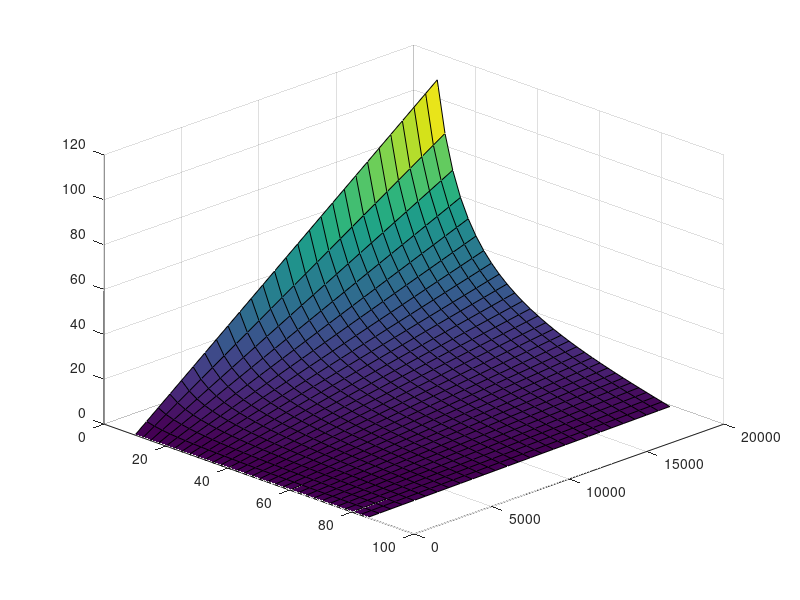

MATLAB code to generate this figure: (Note: this script raises an error after producing the figure.)
%% 
% Environment initialisation

addpath("matlab2tikz/src/");
%% 
% Physical constants

G = 6.673e-11; % universal gravitational constant, m3 * kg-1 * s-2
M_E = 5.9722e24 ; % mass of the Earth, kg
R = 6371008.8; % radius of the Earth, m
Gravitational_parameter_E = 3.986004418e14;
Omega_E = 2*pi / 86400; % earth's rotation in rad / s

Omega_E_vector = [0;0;Omega_E]; % angular velocity vector for Earth's rotation in the ECI coordinate system
%% 
% Effect of observation altitude to the range of a eavesdropping sensor in relation 
% to different elevation angles of the terminal.

d = @(h,ele)(h ./ (tand(ele)) / 1000); % maximum range in kilometers
%% 
% Let's plot d for elevation range of 10 deg to 90 deg and observation altitude 
% in range of 100 meters to 20 km.

ele = 10:2.5:85; % elevation angle in degrees
h = 0:750:20000; % aircraft altitude in meters

[H, E] = meshgrid(h, ele);

s = surf(E, H, d(H, E));
view(45,30);
ax = ancestor(s, 'axes');
ax.YAxis.Exponent = 0;
ax.ZAxis.Exponent = 0;
%ax.YLim = [0,20000];
%ax.XLim = [5,95];

xlabel('e (deg)');
ylabel('h (m)');
zlabel('d (km)');
matlab2tikz('doc/tikz_figures/fig-interception-range.tikz');
contourf(H,E,d(H,E));
%% 
% Orbital radius in relation to velocity of the sub-satellite point (in km/s), 
% ECI coordinate frame.

v_air = @(h,r_orbit)( (h+R) .* sqrt( (G*M_E) ./ (r_orbit + R).^3 ) );
%% 
% Plot the velocity for orbital radius in range of 500 km to 37000 km.

r_orbit = 500e3:500e3:37e6;

[H_air, R_orbit] = meshgrid(h, r_orbit);

p_v_air = plot(r_orbit, v_air(10000,r_orbit));
xlabel('h (m)');
ylabel('v (m/s)');

matlab2tikz('doc/tikz_figures/fig-subsat-velocity-equatiorial.tikz');
%% 
% In the case of GEO, Earth's rotation cancels the velocity of the sub-satellite 
% point. Next, we will evaluate the effect of orbital period and inclination to 
% the velocity of the sub-satellite point. We setup the orbits in the ECI coordinate 
% system and account for the Earth's rotation by converting to ECF.

inclination = 0:0.04:pi/2; % inclination in rad
orbital_period = 5400:2000:86400; % in seconds

roty = @(t)[cos(t) 0 sin(t); 0 1 0; -sin(t) 0 cos(t)] ;

omega_ECF_magnitude = @(i, T)( norm(roty(i) * ( (2*pi / T) .* [0;0;1] ) - Omega_E_vector));

[I_orbit, T_orbit] = meshgrid(inclination, orbital_period);

I_orbit_deg = I_orbit * (180 / pi);

omega_arr = arrayfun(omega_ECF_magnitude, I_orbit, T_orbit);

v_air_arr = R .* omega_arr;

orbital_altitude = (((Gravitational_parameter_E * ( T_orbit/(2*pi)).^2).^(1/3)) - R);

s_omega_ECF_norm = surf(I_orbit_deg, orbital_altitude, v_air_arr);

xlabel('i (deg)'); % inclination
ylabel('h (m)'); % orbital altitude
zlabel('v (m/s)'); % sub-satellite velocity 
view(-135,10);

matlab2tikz('doc/tikz_figures/fig-subsat-velocity-inclined.tikz');
%% 
% Listening window at a set beamwidth.

orbital_period = 5400:1000:42400; % in seconds 

beamwidth = deg2rad(3.5); % beamwidth in rad

roty = @(t)[cos(t) 0 sin(t); 0 1 0; -sin(t) 0 cos(t)] ;

[I_orbit, T_orbit] = meshgrid(inclination, orbital_period);

I_orbit_deg = I_orbit * (180 / pi);

omega_arr = arrayfun(omega_ECF_magnitude, I_orbit, T_orbit);

t_pass = beamwidth ./ omega_arr; % listening window, fixed aircraft

orbital_altitude = (((Gravitational_parameter_E * ( T_orbit/(2*pi)).^2).^(1/3)) - R);

s_omega_ECF_norm = surf(I_orbit_deg, orbital_altitude, t_pass);

xlabel('i (deg)'); % inclination
ylabel('h (m)'); % orbital altitude
zlabel('t (s)'); % maximum listening window / satellite pass
view([-318 10]);

matlab2tikz('doc/tikz_figures/fig-listening-window.tikz');
%% 
% OneWeb visualisation

%startTime=datetime("28-Feb-2023 20:30:00");
%endTime=datetime("28-Feb-2023 21:32:25");

startTime=datetime("11-Dec-2023 11:00:00"); % oneweb 2023-12-11
endTime=datetime("11-Dec-2023 11:30:00"); % oneweb 2023-12-11

%startTime=datetime("11-Dec-2023 11:00:00"); % starlink 2023-12-11
%endTime=datetime("11-Dec-2023 11:30:00"); % starlink 2023-12-11
sampleTime=60;

sc = satelliteScenario(startTime, endTime, sampleTime);

% 1200 km Earth orbit, 86.4 deg inclination, 588 sats in 12 planes. Phasing?
%ow = walkerStar(sc, 1200e3+6378.14e3, 86.4, 588, 12, 1, Name="OneWeb");

%utKajaani = groundStation(sc, 64.2, 27.7, Name="Kajaani");
%serverEspoo = groundStation(sc, 60.2, 24.8, Name="Espoo");
%serverWormerveer = groundStation(sc, 52.5, 4.8, Name="Wormerveer");
%popLondon = groundStation(sc, 51.5, -0.2, Name="London");

%set(utKajaani, ShowLabel=false);
%set(utKajaani, MarkerColor="Red");
%set(serverEspoo, ShowLabel=false);
%set(serverEspoo, MarkerColor="Green");
%set(serverWormerveer, ShowLabel=false);
%set(serverWormerveer, MarkerColor="Green");
%set(popLondon, ShowLabel=false);
%set(popLondon, MarkerColor="Yellow");

constellation = satellite(sc, "oneweb.tle");
%constellation = satellite(sc, "starlink.tle");

set(constellation(1:length(constellation)), ShowLabel=false);
set(constellation(1:length(constellation)), MarkerSize=3);
set(constellation(1:length(constellation)).Orbit, LineWidth=1);
%set(constellation(1:length(constellation)).Orbit, LineColor="none");

viewer3D = satelliteScenarioViewer(sc, Basemap="bluegreen", ShowDetails=true);
%%
campos(viewer3D, 40, 18);